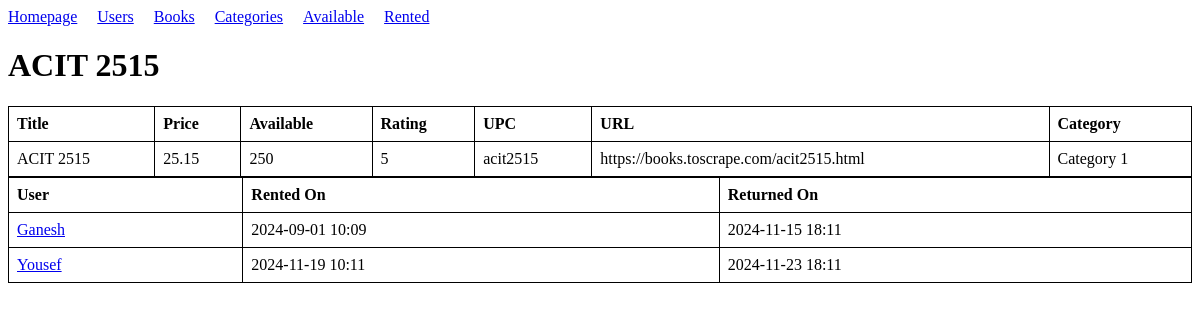
The app's page /books/4 with its own data.
### models.py (models this page shows, shortened)
class Book(db.Model):
      id = mapped_column(Integer, primary_key=True)
      title = mapped_column(String)
      price = mapped_column(DECIMAL(10, 2))
      available = mapped_column(Integer, default=0)
      rating = mapped_column(Integer, default=0)
      upc = mapped_column(String, default=0)
      url = mapped_column(String, default=0)
      category = mapped_column(String, default=0)
      category_id = mapped_column(Integer, ForeignKey("category.id"))
      category = relationship("Category", back_populates="books")
      rentals = relationship("BookRental", back_populates="book")

class Category(db.Model):
      id = mapped_column(Integer, primary_key=True)
      name = mapped_column(String)
      books = relationship("Book", back_populates="category")

class BookRental(db.Model):
      id = mapped_column(Integer, primary_key=True)
      user_id = mapped_column(Integer, ForeignKey("user.id"))
      book_id = mapped_column(Integer, ForeignKey("book.id"))
      rented = mapped_column(DateTime(timezone=True), nullable=False)
      returned = mapped_column(DateTime(timezone=True), nullable=True)
      user = relationship("User", back_populates="rented")
      book = relationship("Book", back_populates="rentals")

class User(db.Model):
      name = mapped_column(String)
      id = mapped_column(Integer, primary_key=True)
      rented = relationship("BookRental", back_populates="user")

### app.py (the view)
@app.route("/books/<int:id>")
def book_rental(id):
      statement = db.select(Book).where(Book.id == id)
      records = db.session.execute(statement)
      books = records.scalar()
      if not books:
            return "NOT FOUND!", 404
      return render_template("book_rental.html", book = books)

### templates/book_rental.html
{% extends "base.html" %}
{% block content %}
<h1>{{book.title}}</h1>
<table>
  <tr>
    <th>Title</th>
    <th>Price</th>
    <th>Available</th>
    <th>Rating</th>
    <th>UPC</th>
    <th>URL</th>
    <th>Category</th>
  </tr>
  <tr>
    <td>{{book.title}}</td>
    <td>{{book.price}}</td>
    <td>{{book.available}}</td>
    <td>{{book.rating}}</td>
    <td>{{book.upc}}</td>
    <td>{{book.url}}</td>
    <td>{{book.category.name}}</td>
  </tr>
</table>
<table>
  <tr>
    <th>User</th>
    <th>Rented On</th>
    <th>Returned On</th>
  </tr>
  {% if book.rentals %}
  {% for rental in book.rentals %}
  <tr>
    <td><a href="{{ url_for('user_rental', id=rental.user.id) }}">{{ rental.user.name }}</a></td>
    <td>{{ rental.rented.strftime("%Y-%m-%d %H:%m") }}</td>
    {% if rental.returned %}
    <td>{{ rental.returned.strftime("%Y-%m-%d %H:%m") }}</td>
    {% else %}
    <td></td>
    {% endif %}
  </tr>
  {% endfor %}
  {% endif %}
</table>
{% endblock %}

### static/style.css (style rules this page uses)
table { border-collapse: collapse; width: 100%; }
th, td { border: 1px solid black; padding: 8px; text-align: left; }

### records on screen
Book: title "ACIT 2515", price "25.15", available "250", rating "5", upc "acit2515", url "https://books.toscrape.com/acit2515.html"
Category: category.name "Category 1"
BookRental: user.name "Ganesh", rented "2024-09-01 10:09", returned "2024-11-15 18:11"
BookRental: user.name "Yousef", rented "2024-11-19 10:11", returned "2024-11-23 18:11"
